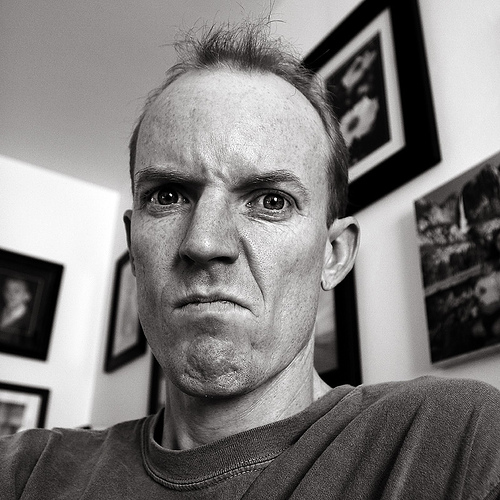
%> input picture Feature Extraction/All/adult7.jpg, 500 x 500 px, given in place of octave-, which was not available
$ octave --eval "result = IntensityFeature('../../Feature Extraction/All/adult7.jpg');"   (GNU Octave 9; MATLAB toolbox functions it lacks are replaced by stand-ins)
%> lines starting %> are read from the running program, lines starting %| are printed output that depends on the picture; pictures that were not available may be replaced by others from this repository, and a replacement may not be noted
% This function should compute the intensity value of an entire set of
% images inside a directory for n x n-patches that an image is divided into.
function [output] = IntensityFeature(directoryname)
%> called with directoryname = '../../Feature Extraction/All/adult7.jpg'

    rgbimage = imread(path);
%> rgbimage is the input picture: size 500x500x3 uint8; mean R, G, B 127.1, 124.9, 124
    image = rgb2hsv(rgbimage);
%> image: size 500x500x3 double; mean H, S, V 0.13, 0.0413, 0.499

    % Extract Color Channels
    r = image(:,:,1);
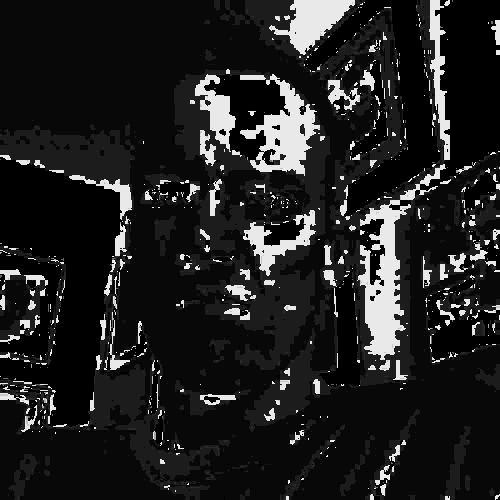
%> r: size 500x500 double; min 0, max 0.958, mean 0.13
    g = image(:,:,2);
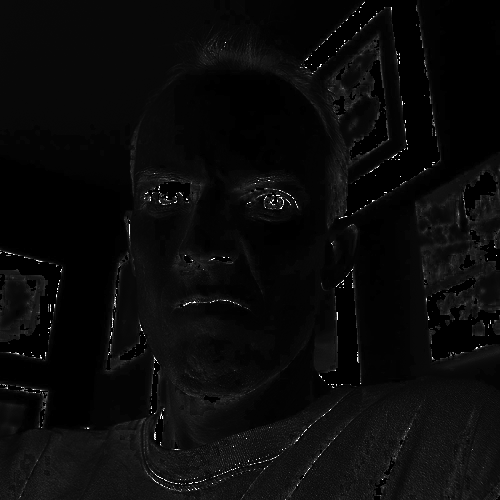
%> g: size 500x500 double; min 0, max 1, mean 0.0413
    b = image(:,:,3);

end
%> (the run ends here)
